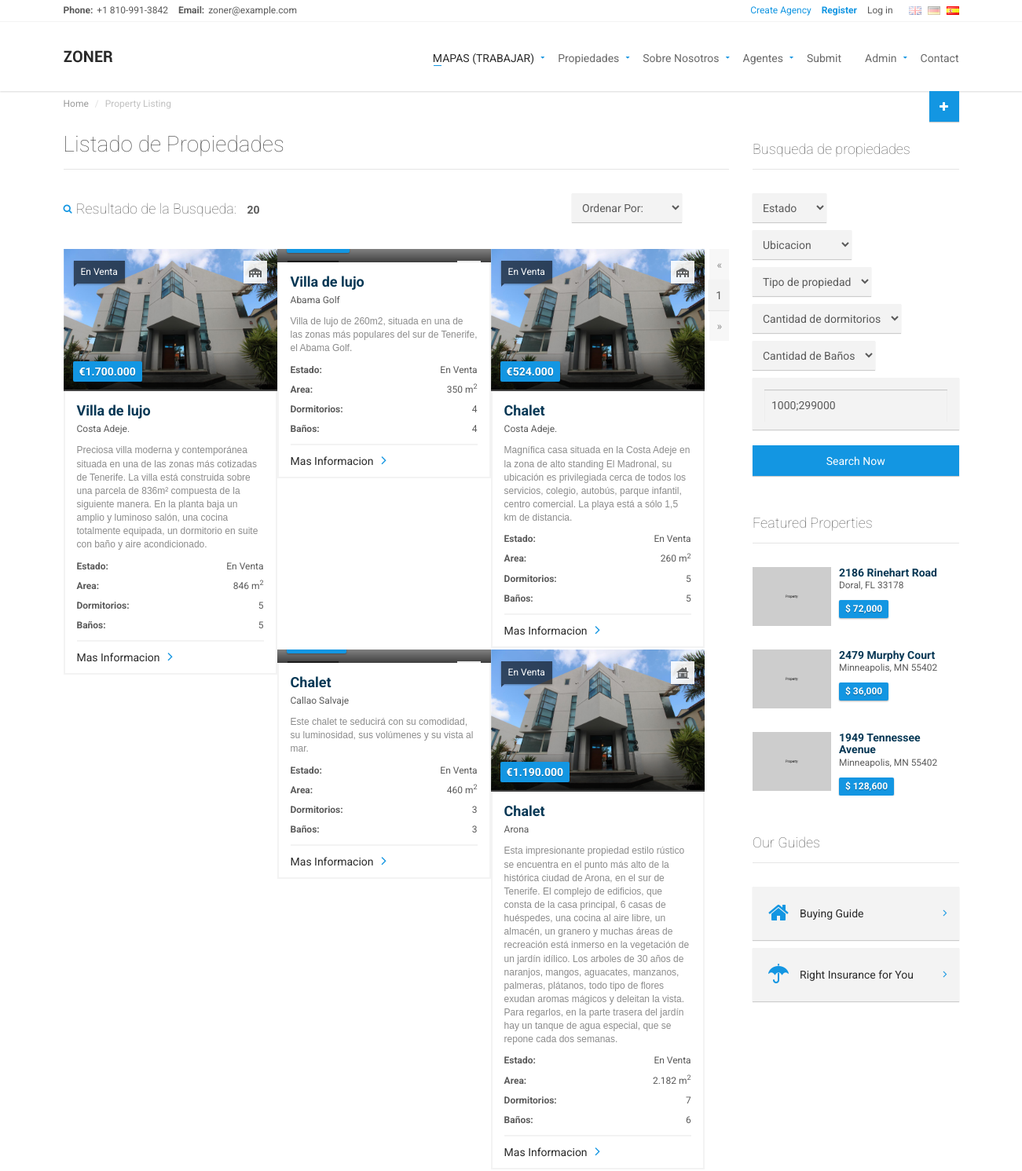
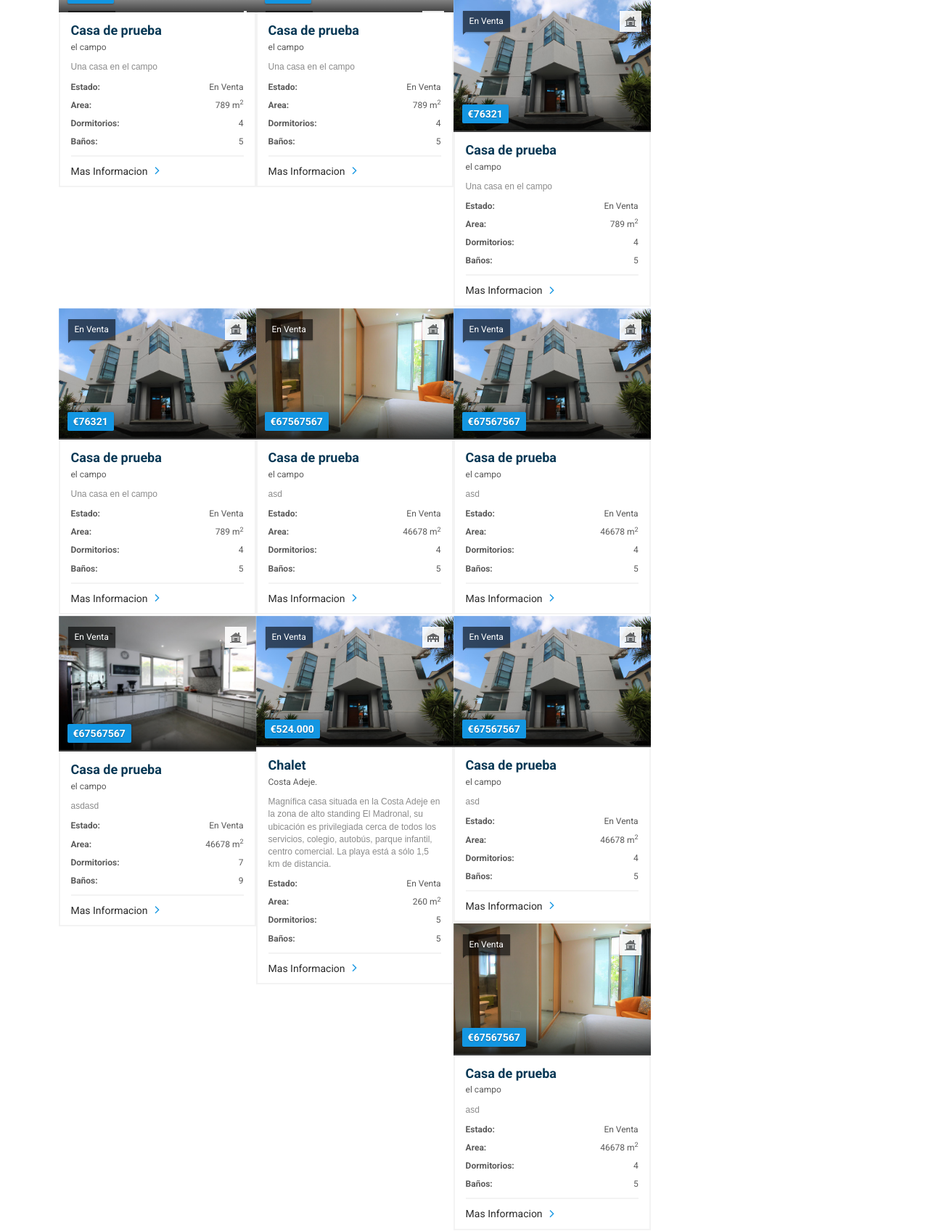
Screenshot of /lista (upper part) with the database file from the repository (2 pictures, top to bottom).
### app.py (models this page shows)
class Casas(db.Model):
    __tablename__ = "Casas"
    id = db.Column(db.Integer, primary_key=True)
    Casa = db.Column(db.String(200))
    Vendedor = db.Column(db.String(200))
    Area = db.Column(db.String(200))
    Dormitorio = db.Column(db.String(200))
    Banios = db.Column(db.String(200))
    Precio = db.Column(db.String(200))
    Estado = db.Column(db.String(200))
    Tipo = db.Column(db.String(200))
    DescripcionR = db.Column(db.String(200))
    DescripcionC = db.Column(db.String(500))
    Ubicacion = db.Column(db.String(200))
    Imagen = db.Column(db.String(200))

### app.py (the view, shortened to what this page needs)
@app.route("/lista", methods=["GET", "POST"])
def lista():
    c = db.session.query(Casas).order_by(Casas.id.desc()).limit(2)
    if request.method == "GET":
        c = session.query(Casas).order_by(Casas.id.desc()).limit(2)
        busqueda = session.query(Casas).all()
        t = []
        d = []
        b = []
        u = []
        e = []
        ROWS_PER_PAGE = 20
        page = request.args.get('page', 1, type=int)
        busqueda2 = Casas.query.paginate(page=page, per_page=ROWS_PER_PAGE)
        rows = session.query(Casas).count()
        for i in busqueda:
            if i.Tipo not in t:
                t.append(i.Tipo)
            if i.Dormitorio not in d:
                d.append(i.Dormitorio)
            if i.Banios not in b:
                b.append(i.Banios)
            if i.Ubicacion not in u:
                u.append(i.Ubicacion)
            if i.Estado not in e:
                e.append(i.Estado)
        return render_template("/lista.html", lista2=busqueda, lista=busqueda2, c=c, rows=rows, tf=t, dor=d, ban=b,
                               est=e, ub=u)

### templates/lista.html (shortened to what this page needs)
{% extends 'base.html' %}
{% block main %}
    <div id="page-content">
        <div class="container">
            <ol class="breadcrumb">
                <li><a href="#">Home</a></li>
                <li class="active">Property Listing</li>
            </ol>
        </div>
        <div class="container">
            <div class="row">
                <div class="col-md-9 col-sm-9">
                    <section id="results">
                        <header><h1>Listado de Propiedades</h1></header>
                        <section id="search-filter">
                            <figure><h3><i class="fa fa-search"></i>Resultado de la Busqueda:</h3>
                                <span class="search-count">{{rows}}</span>
                                <div class="sorting">
                                    <div class="form-group">
                                        <select name="sorting">
                                            <option value="">Ordenar Por:</option>
                                        </select>
                                    </div>
                                </div>
                            </figure>
                        </section>
                        <section id="properties">
                        <div class="grid">
                            {% for i in lista.items %}
                        <div class="property masonry">
                            <div class="inner">
                                <a href="/Casa/{{i.id}}">
                                    <div class="property-image">
                                        <figure class="tag status">{{ i.Estado }}</figure>
                                        <figure class="type" title="{{i.Tipo}}"><img src="assets/img/property-types/{{i.Tipo}}.png"  alt=""></figure>
                                        <div class="overlay">
                                            <div class="info">
                                                <div class="tag price">€{{ i.Precio }} </div>
                                            </div>
                                        </div>
                                        <img alt="" src="assets/img/properties/{{i.Imagen}}">
                                    </div>
                                </a>
                                <aside>
                                    <header>
                                        <a href="/Casa/{{i.id}}"><h3>{{ i.Casa }}</h3></a>
                                        <figure>{{ i.Ubicacion }}</figure>
                                    </header>
                                    <p>{{ i.DescripcionR }}</p>
                                    <dl>
                                        <dt>Estado:</dt>
                                        <dd>{{ i.Estado }}</dd>
                                        <dt>Area:</dt>
                                        <dd>{{ i.Area }} m<sup>2</sup></dd>
                                        <dt>Dormitorios:</dt>
                                        <dd>{{ i.Dormitorio }}</dd>
                                        <dt>Baños:</dt>
                                        <dd>{{ i.Banios }}</dd>
                                    </dl>
                                    <a href="/Casa/{{i.id}}" class="link-arrow">Mas Informacion</a>
                                </aside>
                            </div>
                        </div>
 {% endfor %}
                        </div>
<div class="text-right" >
    <a href="{{ url_for('lista', page=lista.prev_num) }}"
       class="btn btn-outline-dark
       {% if lista.page == 1 %}disabled{% endif %}">
        &laquo;
    </a>
    {% for page_num in lista.iter_pages(left_edge=1, right_edge=1, left_current=1, right_current=2) %}
{% if page_num %}
            {% if lista.page == page_num %}
            <a href="{{ url_for('lista', page=page_num) }}"
               class="btn btn-dark">
                {{ page_num }}
            </a>
            {% else %}
            <a href="{{ url_for('lista', page=page_num) }}"
               class="btn btn-outline-dark">
                {{ page_num }}
            </a>
            {% endif %}
        {% else %}
            ...
        {% endif %}
    {% endfor %}
    <a href="{{ url_for('lista', page=lista.next_num) }}"
       class="btn btn-outline-dark
       {% if lista.page == lista.pages %}disabled{% endif %}">
        &raquo;
    </a>
</div>
<p class="text-right mt-3">
</p>
                        </section>
                    </section>
                </div>
                <div class="col-md-3 col-sm-3">
                    <section id="sidebar">
                        <aside id="edit-search">
                            <header><h3>Busqueda de propiedades</h3></header>
                            <form role="form" id="form-sidebar" class="form-search" action="/lista" method="POST">
                                <div class="form-group">
                                    <select name="estado">
                                        <option value="">Estado</option>
                                    </select>
                                </div>
                                <div class="form-group">
                                    <select name="ubicacion">
                                        <option value="">Ubicacion</option>
                                    </select>
                                </div>
                                <div class="form-group">
                                    <select name="tipo">
                                        <option value="">Tipo de propiedad</option>
                                    </select>
                                </div>
                                     <div class="form-group">
                                    <select name="dormitorio">
                                        <option value="">Cantidad de dormitorios</option>
                                    </select>
                                </div>
                                                                <div class="form-group">
                                    <select name="banio">
                                        <option value="">Cantidad de Baños</option>
                                    </select>
                                </div>
                                <div class="form-group">
                                    <div class="price-range">
                                        <input id="price-input" type="text" name="price" value="1000;299000">
                                    </div>
                                </div>
                                <div class="form-group">
                                    <button type="submit" class="btn btn-default">Search Now</button>
                                </div>
                            </form>
                        </aside>
                        <aside id="featured-properties">
                            <header><h3>Featured Properties</h3></header>
                            <div class="property small">
                                {% for i in lista2 %}
                                <a href="/Casa/{{i.id}}">
                                    {% endfor %}
                                    <div class="property-image">
                                        <img alt="" src="assets/img/properties/property-06.jpg">
                                    </div>
                                </a>
                                <div class="info">
                                    <a href="property-detail.html"><h4>2186 Rinehart Road</h4></a>
                                    <figure>Doral, FL 33178 </figure>
                                    <div class="tag price">$ 72,000</div>
                                </div>
                            </div>
                            <div class="property small">
                                <a href="property-detail.html">
                                    <div class="property-image">
                                        <img alt="" src="assets/img/properties/property-09.jpg">
                                    </div>
                                </a>
                                <div class="info">
                                    <a href="property-detail.html"><h4>2479 Murphy Court</h4></a>
                                    <figure>Minneapolis, MN 55402</figure>
                                    <div class="tag price">$ 36,000</div>
                                </div>
                            </div>
                            <div class="property small">
                                <a href="property-detail.html">
                                    <div class="property-image">
                                        <img alt="" src="assets/img/properties/property-03.jpg">
                                    </div>
                                </a>
                                <div class="info">
                                    <a href="property-detail.html"><h4>1949 Tennessee Avenue</h4></a>
                                    <figure>Minneapolis, MN 55402</figure>
                                    <div class="tag price">$ 128,600</div>
                                </div>
                            </div>
                        </aside>
                        <aside id="our-guides">
                            <header><h3>Our Guides</h3></header>
                            <a href="#" class="universal-button">
                                <figure class="fa fa-home"></figure>
                                <span>Buying Guide</span>
                                <span class="arrow fa fa-angle-right"></span>
                            </a>
                            <a href="#" class="universal-button">
                                <figure class="fa fa-umbrella"></figure>
                                <span>Right Insurance for You</span>
                                <span class="arrow fa fa-angle-right"></span>
                            </a>
                        </aside>
                    </section>
                </div>
            </div>
        </div>
    </div>
      {% endblock %}

### templates/base.html (shortened to what this page needs)
<!DOCTYPE html>
<html lang="en-US">
<head>
    <link href="{{ url_for('static', filename='/fonts/font-awesome.css') }}" rel="stylesheet" type="text/css">
    <link rel="stylesheet" href="{{ url_for('static', filename='/bootstrap/css/bootstrap.css') }}" type="text/css">
    <link rel="stylesheet" href="{{ url_for('static', filename='/css/bootstrap-select.min.css') }}" type="text/css">
    <link rel="stylesheet" href="{{ url_for('static', filename='/css/jquery.slider.min.css') }}" type="text/css">
    <link rel="stylesheet" href="{{ url_for('static', filename='/css/owl.carousel.css') }}" type="text/css">
    <link rel="stylesheet" href="{{ url_for('static', filename='/css/style.css') }}" type="text/css">
    <link rel="stylesheet" href="{{ url_for('static', filename='/css/magnific-popup.css') }}" type="text/css">
</head>
<body class="page-homepage map-google" id="page-top" data-spy="scroll" data-target=".navigation" data-offset="90">
<div class="wrapper">
    <div class="navigation">
        <div class="secondary-navigation">
            <div class="container">
                <div class="contact">
                    <figure><strong>Phone:</strong>+1 810-991-3842</figure>
                    <figure><strong>Email:</strong>zoner@example.com</figure>
                </div>
                <div class="user-area">
                    <div class="actions">
                        <a href="create-agency.html" class="promoted">Create Agency</a>
                        <a href="create-account.html" class="promoted"><strong>Register</strong></a>
                        <a href="/login">Log in</a>
                    </div>
                    <div class="language-bar">
                        <a href="#" ><img src="{{ url_for('static', filename='/img/flags/gb.png') }}" alt=""></a>
                        <a href="#"><img src="{{ url_for('static', filename='/img/flags/de.png') }}" alt=""></a>
                        <a href="#" class="active"><img src="{{ url_for('static', filename='/img/flags/es.png') }}" alt=""></a>
                    </div>
                </div>
            </div>
        </div>
        <div class="container">
            <header class="navbar" id="top" role="banner">
                <div class="navbar-header">
                    <div class="navbar-brand nav" id="brand">
                        <a href="index-google-map-fullscreen.html"><img src="{{ url_for('static', filename='/img/logo.png') }}" alt="brand"></a>
                    </div>
                </div>
                <nav class="collapse navbar-collapse bs-navbar-collapse navbar-right" role="navigation">
                    <ul class="nav navbar-nav">
                        <li class="active has-child"><a href="#">MAPAS (TRABAJAR) </a>
                        </li>
                        <li class="has-child"><a href="#">Propiedades</a>
                        </li>
                        <li class="has-child"><a href="#">Sobre Nosotros</a>
                        </li>
                        <li class="has-child"><a href="#">Agentes</a>
                        </li>
                        <li><a href="submit.html">Submit</a></li>
                        <li class="has-child"><a href="#">Admin</a>
                        </li>
                        <li><a href="contact.html">Contact</a></li>
                    </ul>
                </nav>
                <div class="add-your-property">
                    <a href="submit.html" class="btn btn-default"><i class="fa fa-plus"></i><span class="text">Add Your Property</span></a>
                </div>
            </header>
        </div>
    </div>
{% block main %}
{% endblock %}
</div>
</body>
</html>

### rows the page displays
Casas: Estado "En Venta", Tipo (picture), Precio "1.700.000", Imagen (picture), Casa "Villa de lujo", Ubicacion "Costa Adeje.", DescripcionR "Preciosa villa moderna y contemporánea situada en una de las zonas más cotizadas de Tenerife. La villa está construida sobre una parcela de 836m² compuesta de la siguiente manera. En la planta baja un amplio y luminoso salón, una cocina totalmente equipada, un dormitorio en suite con baño y aire acondicionado.", Area "846", Dormitorio "5", Banios "5"
Casas: Casa "Villa de lujo", Ubicacion "Abama Golf", DescripcionR "Villa de lujo de 260m2, situada en una de las zonas más populares del sur de Tenerife, el Abama Golf.", Estado "En Venta", Area "350", Dormitorio "4", Banios "4"
Casas: Estado "En Venta", Tipo (picture), Precio "524.000", Imagen (picture), Casa "Chalet", Ubicacion "Costa Adeje.", DescripcionR "Magnífica casa situada en la Costa Adeje en la zona de alto standing El Madronal, su ubicación es privilegiada cerca de todos los servicios, colegio, autobús, parque infantil, centro comercial. La playa está a sólo 1,5 km de distancia.", Area "260", Dormitorio "5", Banios "5"
Casas: Casa "Chalet", Ubicacion "Callao Salvaje", DescripcionR "Este chalet te seducirá con su comodidad, su luminosidad, sus volúmenes y su vista al mar.", Estado "En Venta", Area "460", Dormitorio "3", Banios "3"
Casas: Estado "En Venta", Tipo (picture), Precio "1.190.000", Imagen (picture), Casa "Chalet", Ubicacion "Arona", DescripcionR "Esta impresionante propiedad estilo rústico se encuentra en el punto más alto de la histórica ciudad de Arona, en el sur de Tenerife. El complejo de edificios, que consta de la casa principal, 6 casas de huéspedes, una cocina al aire libre, un almacén, un granero y muchas áreas de recreación está inmerso en la vegetación de un jardín idílico. Los arboles de 30 años de naranjos, mangos, aguacates, manzanos, palmeras, plátanos, todo tipo de flores exudan aromas mágicos y deleitan la vista. Para regarlos, en la parte trasera del jardín hay un tanque de agua especial, que se repone cada dos semanas.", Area "2.182", Dormitorio "7", Banios "6"
Casas: Casa "Casa de prueba", Ubicacion "el campo", DescripcionR "Una casa en el campo", Estado "En Venta", Area "789", Dormitorio "4", Banios "5"
Casas: Casa "Casa de prueba", Ubicacion "el campo", DescripcionR "Una casa en el campo", Estado "En Venta", Area "789", Dormitorio "4", Banios "5"
Casas: Estado "En Venta", Tipo (picture), Precio "76321", Imagen (picture), Casa "Casa de prueba", Ubicacion "el campo", DescripcionR "Una casa en el campo", Area "789", Dormitorio "4", Banios "5"
Casas: Estado "En Venta", Tipo (picture), Precio "76321", Imagen (picture), Casa "Casa de prueba", Ubicacion "el campo", DescripcionR "Una casa en el campo", Area "789", Dormitorio "4", Banios "5"
Casas: Estado "En Venta", Tipo (picture), Precio "67567567", Imagen (picture), Casa "Casa de prueba", Ubicacion "el campo", DescripcionR "asd", Area "46678", Dormitorio "4", Banios "5"
Casas: Estado "En Venta", Tipo (picture), Precio "67567567", Imagen (picture), Casa "Casa de prueba", Ubicacion "el campo", DescripcionR "asd", Area "46678", Dormitorio "4", Banios "5"
Casas: Estado "En Venta", Tipo (picture), Precio "67567567", Imagen (picture), Casa "Casa de prueba", Ubicacion "el campo", DescripcionR "asdasd", Area "46678", Dormitorio "7", Banios "9"
Casas: Estado "En Venta", Tipo (picture), Precio "524.000", Imagen (picture), Casa "Chalet", Ubicacion "Costa Adeje.", DescripcionR "Magnífica casa situada en la Costa Adeje en la zona de alto standing El Madronal, su ubicación es privilegiada cerca de todos los servicios, colegio, autobús, parque infantil, centro comercial. La playa está a sólo 1,5 km de distancia.", Area "260", Dormitorio "5", Banios "5"
Casas: Estado "En Venta", Tipo (picture), Precio "67567567", Imagen (picture), Casa "Casa de prueba", Ubicacion "el campo", DescripcionR "asd", Area "46678", Dormitorio "4", Banios "5"
Casas: Estado "En Venta", Tipo (picture), Precio "67567567", Imagen (picture), Casa "Casa de prueba", Ubicacion "el campo", DescripcionR "asd", Area "46678", Dormitorio "4", Banios "5"

### other values shown
{{ rows }} "20"
{{ page_num }} "1"
